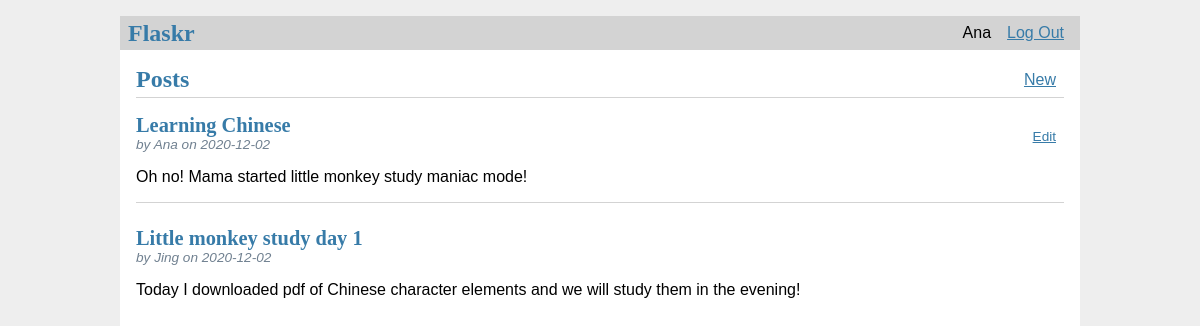
The app's page / (signed in) with its own data.
### tables this page shows
CREATE TABLE user (
  id INTEGER PRIMARY KEY AUTOINCREMENT,
  username TEXT UNIQUE NOT NULL,
  password TEXT NOT NULL
);

CREATE TABLE post (
  id INTEGER PRIMARY KEY AUTOINCREMENT,
  author_id INTEGER NOT NULL,
  created TIMESTAMP NOT NULL DEFAULT CURRENT_TIMESTAMP,
  title TEXT NOT NULL,
  body TEXT NOT NULL,
  FOREIGN KEY (author_id) REFERENCES user (id)
);

### flaskr/blog.py (the view)
@bp.route('/')
def index():
    db = get_db()
    posts = db.execute(
        'SELECT p.id, title, body, created, author_id, username'
        ' FROM post p JOIN user u ON p.author_id = u.id'
        ' ORDER BY created DESC'
    ).fetchall()
    return render_template('blog/index.html', posts=posts)

### flaskr/auth.py (called while the page is built)
@bp.before_app_request
def load_logged_in_user():
    user_id = session.get('user_id')
    if user_id is None:
        g.user = None
    else:
        g.user = get_db().execute(
            'SELECT * FROM user WHERE id = ?', (user_id,)
        ).fetchone()

### flaskr/db.py (called while the page is built)
def get_db():
    if 'db' not in g:
        g.db = sqlite3.connect(
            current_app.config['DATABASE'],
            detect_types=sqlite3.PARSE_DECLTYPES
        )
        g.db.row_factory = sqlite3.Row
    return g.db

### flaskr/templates/blog/index.html
{% extends 'base.html' %}
{% block header %}
<h1>{% block title %}Posts{% endblock %}</h1>
{% if g.user %}
<a class="action" href="{{ url_for('blog.create') }}">New</a>
{% endif %}
{% endblock %}
{% block content %}
{% for post in posts %}
<article class="post">
    <header>
        <div>
            <h1>{{ post['title'] }}</h1>
            <div class="about">by {{ post['username'] }} on {{ post['created'].strftime('%Y-%m-%d') }}</div>
        </div>
        {% if g.user['id'] == post['author_id'] %}
        <a class="action" href="{{ url_for('blog.update', id=post['id']) }}">Edit</a>
        {% endif %}
    </header>
    <p class="body">{{ post['body'] }}</p>
</article>
{% if not loop.last %}
<hr>
{% endif %}
{% endfor %}
{% endblock %}

### flaskr/templates/base.html (shortened to what this page needs)
<!doctype html>
<link rel="stylesheet" href="{{ url_for('static', filename='style.css') }}">
<nav>
  <h1>Flaskr</h1>
  <ul>
    {% if g.user %}
      <li><span>{{ g.user['username'] }}</span>
      <li><a href="{{ url_for('auth.logout') }}">Log Out</a>
    {% else %}
      <li><a href="{{ url_for('auth.register') }}">Register</a>
      <li><a href="{{ url_for('auth.login') }}">Log In</a>
    {% endif %}
  </ul>
</nav>
<section class="content">
  <header>
    {% block header %}{% endblock %}
  </header>
  {% block content %}{% endblock %}
</section>

### flaskr/static/style.css (style rules this page uses)
h1 { font-family: serif; color: #377ba8; margin: 1rem 0; }
a { color: #377ba8; }
hr { border: none; border-top: 1px solid lightgray; }
nav { background: lightgray; display: flex; align-items: center; padding: 0 0.5rem; }
nav h1 { flex: auto; margin: 0; }
nav ul { display: flex; list-style: none; margin: 0; padding: 0; }
nav ul li a, nav ul li span, header .action { display: block; padding: 0.5rem; }
.content { padding: 0 1rem 1rem; }
.content > header { border-bottom: 1px solid lightgray; display: flex; align-items: flex-end; }
.content > header h1 { flex: auto; margin: 1rem 0 0.25rem 0; }
.post > header { display: flex; align-items: flex-end; font-size: 0.85em; }
.post > header > div:first-of-type { flex: auto; }
.post > header h1 { font-size: 1.5em; margin-bottom: 0; }
.post .about { color: slategray; font-style: italic; }
.post .body { white-space: pre-line; }
.content:last-child { margin-bottom: 0; }

### records on screen
user: user.username "Ana"
post: title "Learning Chinese", username "Ana", created "2020-12-02", body "Oh no! Mama started little monkey study maniac mode!"
post: title "Little monkey study day 1", username "Jing", created "2020-12-02", body "Today I downloaded pdf of Chinese character elements and we will study them in the evening!"
